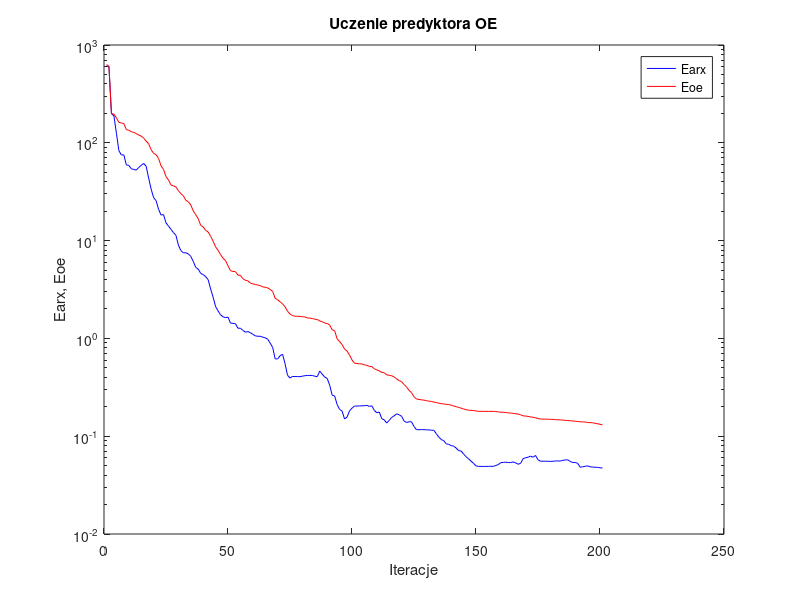
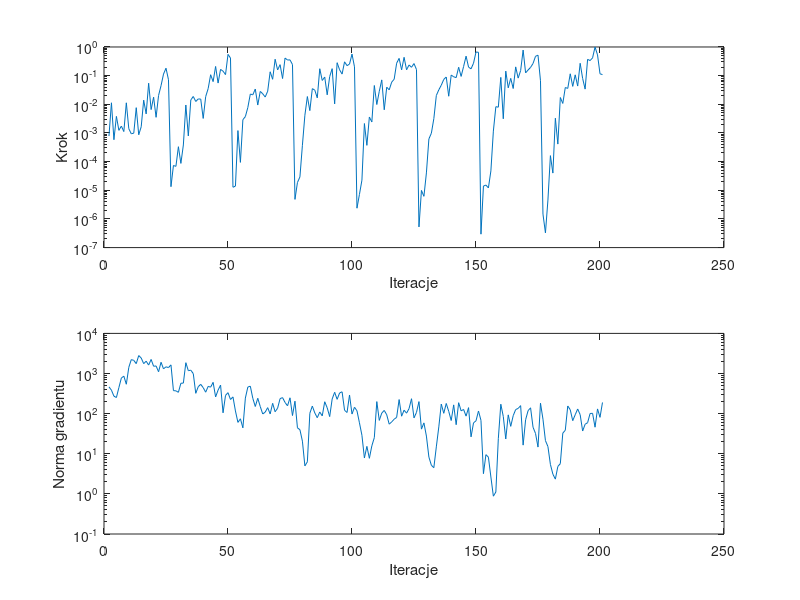

Here is the MATLAB script that generated these plots, in order:
%uczenie predyktora oe
clear all;
n=0; farx(n+1)=6.101389e+002; foe(n+1)=6.281587e+002; wspucz(n+1)=0.000000e+000; ng(n+1)=0.000000e+000;
%odnowa zmiennej metryki
n=1; farx(n+1)=5.955887e+002; foe(n+1)=6.098577e+002; krok(n+1)=7.821151e-004; ng(n+1)=4.650874e+002;
n=2; farx(n+1)=1.995141e+002; foe(n+1)=1.986542e+002; krok(n+1)=1.129495e-002; ng(n+1)=3.842457e+002;
n=3; farx(n+1)=1.885160e+002; foe(n+1)=1.964497e+002; krok(n+1)=5.812370e-004; ng(n+1)=2.725153e+002;
n=4; farx(n+1)=1.254254e+002; foe(n+1)=1.799163e+002; krok(n+1)=3.792794e-003; ng(n+1)=2.521905e+002;
n=5; farx(n+1)=8.311035e+001; foe(n+1)=1.618567e+002; krok(n+1)=1.233983e-003; ng(n+1)=4.464781e+002;
n=6; farx(n+1)=7.506156e+001; foe(n+1)=1.594174e+002; krok(n+1)=1.736904e-003; ng(n+1)=7.728050e+002;
n=7; farx(n+1)=7.524685e+001; foe(n+1)=1.572089e+002; krok(n+1)=1.118600e-003; ng(n+1)=8.587676e+002;
n=8; farx(n+1)=5.940064e+001; foe(n+1)=1.362604e+002; krok(n+1)=1.127264e-002; ng(n+1)=5.403895e+002;
n=9; farx(n+1)=5.870531e+001; foe(n+1)=1.344088e+002; krok(n+1)=1.406933e-003; ng(n+1)=1.426329e+003;
n=10; farx(n+1)=5.432310e+001; foe(n+1)=1.296741e+002; krok(n+1)=9.352282e-004; ng(n+1)=2.220074e+003;
n=11; farx(n+1)=5.341307e+001; foe(n+1)=1.276566e+002; krok(n+1)=9.841895e-004; ng(n+1)=2.127903e+003;
n=12; farx(n+1)=5.257047e+001; foe(n+1)=1.244180e+002; krok(n+1)=7.626318e-003; ng(n+1)=1.762211e+003;
n=13; farx(n+1)=5.596244e+001; foe(n+1)=1.197817e+002; krok(n+1)=8.651099e-004; ng(n+1)=2.801071e+003;
n=14; farx(n+1)=5.885885e+001; foe(n+1)=1.172409e+002; krok(n+1)=1.643206e-003; ng(n+1)=2.437780e+003;
n=15; farx(n+1)=6.148572e+001; foe(n+1)=1.115488e+002; krok(n+1)=1.394089e-002; ng(n+1)=1.761808e+003;
n=16; farx(n+1)=5.755312e+001; foe(n+1)=1.041474e+002; krok(n+1)=4.620452e-003; ng(n+1)=2.030122e+003;
n=17; farx(n+1)=4.363946e+001; foe(n+1)=9.787907e+001; krok(n+1)=5.440189e-002; ng(n+1)=1.624622e+003;
n=18; farx(n+1)=3.368944e+001; foe(n+1)=8.503881e+001; krok(n+1)=6.543079e-003; ng(n+1)=2.243284e+003;
n=19; farx(n+1)=2.749585e+001; foe(n+1)=7.801266e+001; krok(n+1)=1.771116e-002; ng(n+1)=1.517305e+003;
n=20; farx(n+1)=2.563597e+001; foe(n+1)=7.549078e+001; krok(n+1)=3.516052e-003; ng(n+1)=1.542508e+003;
n=21; farx(n+1)=2.091306e+001; foe(n+1)=6.921337e+001; krok(n+1)=2.034902e-002; ng(n+1)=1.106537e+003;
n=22; farx(n+1)=1.825261e+001; foe(n+1)=5.815396e+001; krok(n+1)=4.486659e-002; ng(n+1)=1.906978e+003;
n=23; farx(n+1)=1.846493e+001; foe(n+1)=5.352662e+001; krok(n+1)=1.136129e-001; ng(n+1)=1.306403e+003;
n=24; farx(n+1)=1.519222e+001; foe(n+1)=4.511330e+001; krok(n+1)=1.818254e-001; ng(n+1)=1.470600e+003;
n=25; farx(n+1)=1.407947e+001; foe(n+1)=4.176279e+001; krok(n+1)=7.204068e-002; ng(n+1)=1.403328e+003;
%odnowa zmiennej metryki
n=26; farx(n+1)=1.304445e+001; foe(n+1)=3.710003e+001; krok(n+1)=1.334530e-005; ng(n+1)=1.641849e+003;
n=27; farx(n+1)=1.207100e+001; foe(n+1)=3.626584e+001; krok(n+1)=7.324517e-005; ng(n+1)=3.744481e+002;
n=28; farx(n+1)=1.134046e+001; foe(n+1)=3.542295e+001; krok(n+1)=6.836820e-005; ng(n+1)=3.702585e+002;
n=29; farx(n+1)=8.987435e+000; foe(n+1)=3.230477e+001; krok(n+1)=3.314503e-004; ng(n+1)=3.401499e+002;
n=30; farx(n+1)=7.904714e+000; foe(n+1)=3.020716e+001; krok(n+1)=8.669030e-005; ng(n+1)=5.716821e+002;
n=31; farx(n+1)=7.488138e+000; foe(n+1)=2.870581e+001; krok(n+1)=3.812868e-004; ng(n+1)=5.772149e+002;
n=32; farx(n+1)=7.519543e+000; foe(n+1)=2.582930e+001; krok(n+1)=9.447410e-003; ng(n+1)=1.861251e+003;
n=33; farx(n+1)=7.313262e+000; foe(n+1)=2.492779e+001; krok(n+1)=7.878882e-004; ng(n+1)=1.175723e+003;
n=34; farx(n+1)=6.898242e+000; foe(n+1)=2.313387e+001; krok(n+1)=1.420161e-002; ng(n+1)=1.210667e+003;
n=35; farx(n+1)=6.120467e+000; foe(n+1)=2.009463e+001; krok(n+1)=1.873553e-002; ng(n+1)=9.931412e+002;
n=36; farx(n+1)=5.318275e+000; foe(n+1)=1.837596e+001; krok(n+1)=1.254679e-002; ng(n+1)=3.209801e+002;
n=37; farx(n+1)=5.111288e+000; foe(n+1)=1.676233e+001; krok(n+1)=1.540553e-002; ng(n+1)=4.694620e+002;
n=38; farx(n+1)=4.618046e+000; foe(n+1)=1.430707e+001; krok(n+1)=1.519863e-002; ng(n+1)=5.380724e+002;
n=39; farx(n+1)=4.496171e+000; foe(n+1)=1.379678e+001; krok(n+1)=3.212655e-003; ng(n+1)=4.441001e+002;
n=40; farx(n+1)=4.274900e+000; foe(n+1)=1.274126e+001; krok(n+1)=1.856024e-002; ng(n+1)=3.424379e+002;
n=41; farx(n+1)=3.986911e+000; foe(n+1)=1.223850e+001; krok(n+1)=3.535818e-002; ng(n+1)=4.777339e+002;
n=42; farx(n+1)=3.197194e+000; foe(n+1)=1.106780e+001; krok(n+1)=1.076512e-001; ng(n+1)=4.571952e+002;
n=43; farx(n+1)=2.637949e+000; foe(n+1)=9.845184e+000; krok(n+1)=6.189726e-002; ng(n+1)=6.022242e+002;
n=44; farx(n+1)=2.111384e+000; foe(n+1)=8.635501e+000; krok(n+1)=2.093785e-001; ng(n+1)=2.613517e+002;
n=45; farx(n+1)=1.909312e+000; foe(n+1)=7.945363e+000; krok(n+1)=5.507794e-002; ng(n+1)=3.854090e+002;
n=46; farx(n+1)=1.741357e+000; foe(n+1)=7.196859e+000; krok(n+1)=1.653712e-001; ng(n+1)=5.143891e+002;
n=47; farx(n+1)=1.664208e+000; foe(n+1)=6.597838e+000; krok(n+1)=1.433103e-001; ng(n+1)=1.048277e+002;
n=48; farx(n+1)=1.628056e+000; foe(n+1)=6.254317e+000; krok(n+1)=1.088038e-001; ng(n+1)=2.849467e+002;
n=49; farx(n+1)=1.652676e+000; foe(n+1)=5.525276e+000; krok(n+1)=5.520515e-001; ng(n+1)=3.331964e+002;
n=50; farx(n+1)=1.433675e+000; foe(n+1)=4.927491e+000; krok(n+1)=4.112198e-001; ng(n+1)=2.253096e+002;
%odnowa zmiennej metryki
n=51; farx(n+1)=1.425230e+000; foe(n+1)=4.837158e+000; krok(n+1)=1.275150e-005; ng(n+1)=2.612795e+002;
n=52; farx(n+1)=1.413081e+000; foe(n+1)=4.815965e+000; krok(n+1)=1.400116e-005; ng(n+1)=1.165343e+002;
n=53; farx(n+1)=1.270706e+000; foe(n+1)=4.443058e+000; krok(n+1)=1.211265e-003; ng(n+1)=6.053774e+001;
n=54; farx(n+1)=1.270571e+000; foe(n+1)=4.411408e+000; krok(n+1)=9.411109e-005; ng(n+1)=7.443293e+001;
n=55; farx(n+1)=1.208686e+000; foe(n+1)=4.083621e+000; krok(n+1)=2.914778e-003; ng(n+1)=4.424530e+001;
n=56; farx(n+1)=1.157815e+000; foe(n+1)=3.929416e+000; krok(n+1)=3.715831e-003; ng(n+1)=2.441372e+002;
n=57; farx(n+1)=1.175310e+000; foe(n+1)=3.878650e+000; krok(n+1)=7.767283e-003; ng(n+1)=4.600728e+002;
n=58; farx(n+1)=1.145164e+000; foe(n+1)=3.681167e+000; krok(n+1)=2.284436e-002; ng(n+1)=4.832404e+002;
n=59; farx(n+1)=1.101580e+000; foe(n+1)=3.616546e+000; krok(n+1)=2.138537e-002; ng(n+1)=2.410557e+002;
n=60; farx(n+1)=1.061584e+000; foe(n+1)=3.552398e+000; krok(n+1)=3.411686e-002; ng(n+1)=1.507195e+002;
n=61; farx(n+1)=1.051415e+000; foe(n+1)=3.514593e+000; krok(n+1)=9.424758e-003; ng(n+1)=2.416524e+002;
n=62; farx(n+1)=1.051695e+000; foe(n+1)=3.462618e+000; krok(n+1)=2.811708e-002; ng(n+1)=1.508460e+002;
n=63; farx(n+1)=1.030450e+000; foe(n+1)=3.367763e+000; krok(n+1)=2.331822e-002; ng(n+1)=9.799913e+001;
n=64; farx(n+1)=1.013802e+000; foe(n+1)=3.330233e+000; krok(n+1)=1.791379e-002; ng(n+1)=1.090845e+002;
n=65; farx(n+1)=9.820952e-001; foe(n+1)=3.282879e+000; krok(n+1)=2.867438e-002; ng(n+1)=1.410572e+002;
n=66; farx(n+1)=8.958797e-001; foe(n+1)=3.164788e+000; krok(n+1)=1.364675e-001; ng(n+1)=9.818940e+001;
n=67; farx(n+1)=8.101331e-001; foe(n+1)=3.027223e+000; krok(n+1)=7.453607e-002; ng(n+1)=1.808293e+002;
n=68; farx(n+1)=6.197345e-001; foe(n+1)=2.579392e+000; krok(n+1)=3.735325e-001; ng(n+1)=1.114516e+002;
n=69; farx(n+1)=6.157535e-001; foe(n+1)=2.480465e+000; krok(n+1)=1.582278e-001; ng(n+1)=1.365119e+002;
n=70; farx(n+1)=6.657448e-001; foe(n+1)=2.367608e+000; krok(n+1)=2.418297e-001; ng(n+1)=2.368896e+002;
n=71; farx(n+1)=6.884326e-001; foe(n+1)=2.257614e+000; krok(n+1)=7.923274e-002; ng(n+1)=2.505514e+002;
n=72; farx(n+1)=5.518094e-001; foe(n+1)=2.106709e+000; krok(n+1)=4.112198e-001; ng(n+1)=1.898573e+002;
n=73; farx(n+1)=4.198804e-001; foe(n+1)=1.898594e+000; krok(n+1)=3.505976e-001; ng(n+1)=1.566888e+002;
n=74; farx(n+1)=3.933998e-001; foe(n+1)=1.776109e+000; krok(n+1)=3.550835e-001; ng(n+1)=2.482174e+002;
n=75; farx(n+1)=4.079699e-001; foe(n+1)=1.712130e+000; krok(n+1)=2.436225e-001; ng(n+1)=8.957378e+001;
%odnowa zmiennej metryki
n=76; farx(n+1)=4.073622e-001; foe(n+1)=1.685943e+000; krok(n+1)=4.811020e-006; ng(n+1)=2.043806e+002;
n=77; farx(n+1)=4.071424e-001; foe(n+1)=1.682827e+000; krok(n+1)=1.865637e-005; ng(n+1)=4.428059e+001;
n=78; farx(n+1)=4.062632e-001; foe(n+1)=1.678502e+000; krok(n+1)=2.928436e-005; ng(n+1)=3.974540e+001;
n=79; farx(n+1)=4.109170e-001; foe(n+1)=1.665556e+000; krok(n+1)=3.716872e-004; ng(n+1)=2.062804e+001;
n=80; farx(n+1)=4.156959e-001; foe(n+1)=1.658263e+000; krok(n+1)=4.150044e-003; ng(n+1)=4.984868e+000;
n=81; farx(n+1)=4.179295e-001; foe(n+1)=1.620681e+000; krok(n+1)=1.865271e-002; ng(n+1)=6.304913e+000;
n=82; farx(n+1)=4.182735e-001; foe(n+1)=1.611974e+000; krok(n+1)=6.026360e-003; ng(n+1)=1.022768e+002;
n=83; farx(n+1)=4.180236e-001; foe(n+1)=1.597285e+000; krok(n+1)=3.522595e-002; ng(n+1)=1.544579e+002;
n=84; farx(n+1)=4.102754e-001; foe(n+1)=1.571194e+000; krok(n+1)=3.111172e-002; ng(n+1)=1.040219e+002;
n=85; farx(n+1)=4.063567e-001; foe(n+1)=1.561144e+000; krok(n+1)=1.675011e-002; ng(n+1)=7.928774e+001;
n=86; farx(n+1)=4.638858e-001; foe(n+1)=1.505527e+000; krok(n+1)=1.742650e-001; ng(n+1)=1.100334e+002;
n=87; farx(n+1)=4.302148e-001; foe(n+1)=1.484218e+000; krok(n+1)=6.789298e-002; ng(n+1)=8.781186e+001;
n=88; farx(n+1)=4.023090e-001; foe(n+1)=1.434915e+000; krok(n+1)=8.892157e-002; ng(n+1)=1.980106e+002;
n=89; farx(n+1)=3.899310e-001; foe(n+1)=1.421341e+000; krok(n+1)=2.142359e-002; ng(n+1)=1.397407e+002;
n=90; farx(n+1)=3.323291e-001; foe(n+1)=1.368719e+000; krok(n+1)=9.267410e-002; ng(n+1)=8.435973e+001;
n=91; farx(n+1)=2.628999e-001; foe(n+1)=1.227834e+000; krok(n+1)=1.752988e-001; ng(n+1)=2.313241e+002;
n=92; farx(n+1)=2.578742e-001; foe(n+1)=1.197729e+000; krok(n+1)=1.034736e-002; ng(n+1)=3.409383e+002;
n=93; farx(n+1)=2.105817e-001; foe(n+1)=9.898213e-001; krok(n+1)=2.828655e-001; ng(n+1)=2.271402e+002;
n=94; farx(n+1)=1.879780e-001; foe(n+1)=9.278315e-001; krok(n+1)=1.600146e-001; ng(n+1)=3.274764e+002;
n=95; farx(n+1)=1.806782e-001; foe(n+1)=8.650937e-001; krok(n+1)=1.134226e-001; ng(n+1)=3.503785e+002;
n=96; farx(n+1)=1.498881e-001; foe(n+1)=7.777280e-001; krok(n+1)=3.038513e-001; ng(n+1)=1.210207e+002;
n=97; farx(n+1)=1.569391e-001; foe(n+1)=7.428707e-001; krok(n+1)=2.230542e-001; ng(n+1)=1.068619e+002;
n=98; farx(n+1)=1.816397e-001; foe(n+1)=6.763785e-001; krok(n+1)=2.543102e-001; ng(n+1)=2.915307e+002;
n=99; farx(n+1)=1.934003e-001; foe(n+1)=6.024809e-001; krok(n+1)=5.657309e-001; ng(n+1)=9.770417e+001;
n=100; farx(n+1)=2.034326e-001; foe(n+1)=5.574724e-001; krok(n+1)=2.031949e-001; ng(n+1)=1.443066e+002;
%odnowa zmiennej metryki
n=101; farx(n+1)=2.034814e-001; foe(n+1)=5.528883e-001; krok(n+1)=2.369905e-006; ng(n+1)=1.179726e+002;
n=102; farx(n+1)=2.038639e-001; foe(n+1)=5.502809e-001; krok(n+1)=7.172631e-006; ng(n+1)=5.910717e+001;
n=103; farx(n+1)=2.044766e-001; foe(n+1)=5.484452e-001; krok(n+1)=2.253084e-005; ng(n+1)=2.891743e+001;
n=104; farx(n+1)=2.051196e-001; foe(n+1)=5.363753e-001; krok(n+1)=2.133311e-003; ng(n+1)=7.841508e+000;
n=105; farx(n+1)=2.068786e-001; foe(n+1)=5.301412e-001; krok(n+1)=3.697205e-004; ng(n+1)=1.528375e+001;
n=106; farx(n+1)=2.017425e-001; foe(n+1)=5.177853e-001; krok(n+1)=3.595838e-003; ng(n+1)=7.701183e+000;
n=107; farx(n+1)=2.044397e-001; foe(n+1)=5.149878e-001; krok(n+1)=2.420827e-003; ng(n+1)=1.577130e+001;
n=108; farx(n+1)=1.834672e-001; foe(n+1)=4.881863e-001; krok(n+1)=4.530245e-002; ng(n+1)=2.525567e+001;
n=109; farx(n+1)=1.738001e-001; foe(n+1)=4.765649e-001; krok(n+1)=9.824309e-003; ng(n+1)=1.994993e+002;
n=110; farx(n+1)=1.765107e-001; foe(n+1)=4.653669e-001; krok(n+1)=2.847182e-002; ng(n+1)=6.784708e+001;
n=111; farx(n+1)=1.510622e-001; foe(n+1)=4.496734e-001; krok(n+1)=7.113068e-002; ng(n+1)=1.032654e+002;
n=112; farx(n+1)=1.469848e-001; foe(n+1)=4.449607e-001; krok(n+1)=6.450159e-003; ng(n+1)=1.203007e+002;
n=113; farx(n+1)=1.361563e-001; foe(n+1)=4.246018e-001; krok(n+1)=3.955518e-002; ng(n+1)=9.370378e+001;
n=114; farx(n+1)=1.451615e-001; foe(n+1)=4.191732e-001; krok(n+1)=3.192743e-002; ng(n+1)=5.464482e+001;
n=115; farx(n+1)=1.555003e-001; foe(n+1)=4.151469e-001; krok(n+1)=5.927401e-002; ng(n+1)=6.228143e+001;
n=116; farx(n+1)=1.615871e-001; foe(n+1)=4.038677e-001; krok(n+1)=7.485385e-002; ng(n+1)=7.264652e+001;
n=117; farx(n+1)=1.692781e-001; foe(n+1)=3.848640e-001; krok(n+1)=2.715651e-001; ng(n+1)=8.062098e+001;
n=118; farx(n+1)=1.657555e-001; foe(n+1)=3.701374e-001; krok(n+1)=4.004429e-001; ng(n+1)=2.243248e+002;
n=119; farx(n+1)=1.596230e-001; foe(n+1)=3.609878e-001; krok(n+1)=1.592896e-001; ng(n+1)=8.634029e+001;
n=120; farx(n+1)=1.430046e-001; foe(n+1)=3.377306e-001; krok(n+1)=4.366686e-001; ng(n+1)=1.217581e+002;
n=121; farx(n+1)=1.381452e-001; foe(n+1)=3.177910e-001; krok(n+1)=1.600146e-001; ng(n+1)=1.026802e+002;
n=122; farx(n+1)=1.405675e-001; foe(n+1)=2.944413e-001; krok(n+1)=2.357265e-001; ng(n+1)=1.334038e+002;
n=123; farx(n+1)=1.403430e-001; foe(n+1)=2.787999e-001; krok(n+1)=1.958039e-001; ng(n+1)=2.354204e+002;
n=124; farx(n+1)=1.257370e-001; foe(n+1)=2.531008e-001; krok(n+1)=2.640676e-001; ng(n+1)=7.835542e+001;
n=125; farx(n+1)=1.165770e-001; foe(n+1)=2.399336e-001; krok(n+1)=1.634459e-001; ng(n+1)=1.073187e+002;
%odnowa zmiennej metryki
n=126; farx(n+1)=1.165530e-001; foe(n+1)=2.379149e-001; krok(n+1)=5.264774e-007; ng(n+1)=1.994942e+002;
n=127; farx(n+1)=1.167739e-001; foe(n+1)=2.355131e-001; krok(n+1)=9.888364e-006; ng(n+1)=4.115706e+001;
n=128; farx(n+1)=1.167503e-001; foe(n+1)=2.338258e-001; krok(n+1)=6.157404e-006; ng(n+1)=5.882661e+001;
n=129; farx(n+1)=1.161253e-001; foe(n+1)=2.311521e-001; krok(n+1)=4.037383e-005; ng(n+1)=2.761310e+001;
n=130; farx(n+1)=1.161254e-001; foe(n+1)=2.279250e-001; krok(n+1)=6.191918e-004; ng(n+1)=8.287361e+000;
n=131; farx(n+1)=1.150883e-001; foe(n+1)=2.268866e-001; krok(n+1)=9.769704e-004; ng(n+1)=5.176023e+000;
n=132; farx(n+1)=1.148829e-001; foe(n+1)=2.231162e-001; krok(n+1)=3.174920e-003; ng(n+1)=4.494943e+000;
n=133; farx(n+1)=1.060980e-001; foe(n+1)=2.211795e-001; krok(n+1)=2.025137e-002; ng(n+1)=1.485050e+001;
n=134; farx(n+1)=9.794007e-002; foe(n+1)=2.176304e-001; krok(n+1)=3.196395e-002; ng(n+1)=4.672335e+001;
n=135; farx(n+1)=9.255153e-002; foe(n+1)=2.150751e-001; krok(n+1)=4.641307e-002; ng(n+1)=1.730891e+002;
n=136; farx(n+1)=8.990424e-002; foe(n+1)=2.139053e-001; krok(n+1)=7.384818e-002; ng(n+1)=1.019633e+002;
n=137; farx(n+1)=8.362100e-002; foe(n+1)=2.117166e-001; krok(n+1)=8.973318e-002; ng(n+1)=1.792312e+002;
n=138; farx(n+1)=8.245372e-002; foe(n+1)=2.107547e-001; krok(n+1)=1.913246e-002; ng(n+1)=1.142228e+002;
n=139; farx(n+1)=8.009527e-002; foe(n+1)=2.073735e-001; krok(n+1)=1.047220e-001; ng(n+1)=6.741582e+001;
n=140; farx(n+1)=7.908272e-002; foe(n+1)=2.037166e-001; krok(n+1)=9.137743e-002; ng(n+1)=1.653244e+002;
n=141; farx(n+1)=7.563279e-002; foe(n+1)=2.006886e-001; krok(n+1)=8.512166e-002; ng(n+1)=5.300997e+001;
n=142; farx(n+1)=7.119272e-002; foe(n+1)=1.968110e-001; krok(n+1)=1.961845e-001; ng(n+1)=1.873586e+002;
n=143; farx(n+1)=7.061650e-002; foe(n+1)=1.937815e-001; krok(n+1)=9.406594e-002; ng(n+1)=1.175434e+002;
n=144; farx(n+1)=6.584868e-002; foe(n+1)=1.899215e-001; krok(n+1)=2.094296e-001; ng(n+1)=1.270085e+002;
n=145; farx(n+1)=6.160452e-002; foe(n+1)=1.867778e-001; krok(n+1)=4.787134e-001; ng(n+1)=8.657692e+001;
n=146; farx(n+1)=5.880994e-002; foe(n+1)=1.843616e-001; krok(n+1)=1.981883e-001; ng(n+1)=1.411187e+002;
n=147; farx(n+1)=5.558883e-002; foe(n+1)=1.838029e-001; krok(n+1)=1.728230e-001; ng(n+1)=2.638945e+001;
n=148; farx(n+1)=5.279153e-002; foe(n+1)=1.828971e-001; krok(n+1)=2.714701e-001; ng(n+1)=5.895616e+001;
n=149; farx(n+1)=4.978251e-002; foe(n+1)=1.812352e-001; krok(n+1)=6.674447e-001; ng(n+1)=6.620320e+001;
n=150; farx(n+1)=4.910878e-002; foe(n+1)=1.797462e-001; krok(n+1)=6.522451e-001; ng(n+1)=1.163295e+002;
%odnowa zmiennej metryki
n=151; farx(n+1)=4.910690e-002; foe(n+1)=1.796293e-001; krok(n+1)=2.940936e-007; ng(n+1)=6.802938e+001;
n=152; farx(n+1)=4.911112e-002; foe(n+1)=1.796144e-001; krok(n+1)=1.404611e-005; ng(n+1)=3.188959e+000;
n=153; farx(n+1)=4.912677e-002; foe(n+1)=1.795122e-001; krok(n+1)=1.519696e-005; ng(n+1)=9.498088e+000;
n=154; farx(n+1)=4.916414e-002; foe(n+1)=1.794306e-001; krok(n+1)=1.209447e-005; ng(n+1)=8.229889e+000;
n=155; farx(n+1)=4.919412e-002; foe(n+1)=1.794058e-001; krok(n+1)=4.738492e-005; ng(n+1)=2.642695e+000;
n=156; farx(n+1)=4.916735e-002; foe(n+1)=1.793497e-001; krok(n+1)=1.160015e-003; ng(n+1)=8.769294e-001;
n=157; farx(n+1)=5.023688e-002; foe(n+1)=1.786310e-001; krok(n+1)=8.252113e-003; ng(n+1)=1.111677e+000;
n=158; farx(n+1)=5.122614e-002; foe(n+1)=1.773129e-001; krok(n+1)=7.932207e-003; ng(n+1)=2.383494e+001;
n=159; farx(n+1)=5.367276e-002; foe(n+1)=1.758808e-001; krok(n+1)=8.693674e-002; ng(n+1)=1.717905e+002;
n=160; farx(n+1)=5.394316e-002; foe(n+1)=1.756059e-001; krok(n+1)=3.127439e-003; ng(n+1)=8.512432e+001;
n=161; farx(n+1)=5.426464e-002; foe(n+1)=1.746955e-001; krok(n+1)=1.439513e-001; ng(n+1)=2.335376e+001;
n=162; farx(n+1)=5.380414e-002; foe(n+1)=1.732700e-001; krok(n+1)=3.762076e-002; ng(n+1)=9.322471e+001;
n=163; farx(n+1)=5.377604e-002; foe(n+1)=1.722300e-001; krok(n+1)=8.035313e-002; ng(n+1)=4.821622e+001;
n=164; farx(n+1)=5.461755e-002; foe(n+1)=1.714830e-001; krok(n+1)=3.556534e-002; ng(n+1)=8.893130e+001;
n=165; farx(n+1)=5.333594e-002; foe(n+1)=1.693795e-001; krok(n+1)=2.022243e-001; ng(n+1)=1.265674e+002;
n=166; farx(n+1)=5.165660e-002; foe(n+1)=1.683039e-001; krok(n+1)=8.205256e-002; ng(n+1)=1.349645e+002;
n=167; farx(n+1)=5.284648e-002; foe(n+1)=1.655397e-001; krok(n+1)=1.505524e-001; ng(n+1)=1.583258e+002;
n=168; farx(n+1)=5.900749e-002; foe(n+1)=1.615793e-001; krok(n+1)=7.807902e-001; ng(n+1)=1.641584e+001;
n=169; farx(n+1)=6.020305e-002; foe(n+1)=1.606297e-001; krok(n+1)=1.250522e-001; ng(n+1)=7.036326e+001;
n=170; farx(n+1)=6.093540e-002; foe(n+1)=1.593882e-001; krok(n+1)=1.571889e-001; ng(n+1)=1.184536e+002;
n=171; farx(n+1)=6.259066e-002; foe(n+1)=1.574601e-001; krok(n+1)=1.940886e-001; ng(n+1)=1.397029e+002;
n=172; farx(n+1)=6.088947e-002; foe(n+1)=1.563811e-001; krok(n+1)=2.658374e-001; ng(n+1)=4.576394e+001;
n=173; farx(n+1)=6.353348e-002; foe(n+1)=1.542534e-001; krok(n+1)=4.735540e-001; ng(n+1)=3.208587e+001;
n=174; farx(n+1)=5.744127e-002; foe(n+1)=1.514031e-001; krok(n+1)=5.174513e-001; ng(n+1)=1.467129e+001;
n=175; farx(n+1)=5.550230e-002; foe(n+1)=1.499378e-001; krok(n+1)=6.640781e-002; ng(n+1)=1.821256e+002;
%odnowa zmiennej metryki
n=176; farx(n+1)=5.547738e-002; foe(n+1)=1.493633e-001; krok(n+1)=1.474473e-006; ng(n+1)=7.284492e+001;
n=177; farx(n+1)=5.547513e-002; foe(n+1)=1.493496e-001; krok(n+1)=3.265006e-007; ng(n+1)=2.126178e+001;
n=178; farx(n+1)=5.545292e-002; foe(n+1)=1.492510e-001; krok(n+1)=4.553884e-006; ng(n+1)=1.510873e+001;
n=179; farx(n+1)=5.532297e-002; foe(n+1)=1.487914e-001; krok(n+1)=1.616776e-004; ng(n+1)=5.425827e+000;
n=180; farx(n+1)=5.533993e-002; foe(n+1)=1.487645e-001; krok(n+1)=3.980988e-005; ng(n+1)=3.100329e+000;
n=181; farx(n+1)=5.585672e-002; foe(n+1)=1.476178e-001; krok(n+1)=3.272337e-003; ng(n+1)=2.331601e+000;
n=182; farx(n+1)=5.583937e-002; foe(n+1)=1.472792e-001; krok(n+1)=4.089425e-004; ng(n+1)=4.830297e+000;
n=183; farx(n+1)=5.574954e-002; foe(n+1)=1.468142e-001; krok(n+1)=1.725161e-002; ng(n+1)=5.667457e+000;
n=184; farx(n+1)=5.665055e-002; foe(n+1)=1.462234e-001; krok(n+1)=1.071441e-002; ng(n+1)=3.274152e+001;
n=185; farx(n+1)=5.719588e-002; foe(n+1)=1.450932e-001; krok(n+1)=3.852379e-002; ng(n+1)=3.839093e+001;
n=186; farx(n+1)=5.731929e-002; foe(n+1)=1.445600e-001; krok(n+1)=3.586741e-002; ng(n+1)=1.553861e+002;
n=187; farx(n+1)=5.522774e-002; foe(n+1)=1.438578e-001; krok(n+1)=1.160291e-001; ng(n+1)=1.249390e+002;
n=188; farx(n+1)=5.386780e-002; foe(n+1)=1.432844e-001; krok(n+1)=4.219480e-002; ng(n+1)=6.682669e+001;
n=189; farx(n+1)=5.390993e-002; foe(n+1)=1.420185e-001; krok(n+1)=1.067078e-001; ng(n+1)=9.375495e+001;
n=190; farx(n+1)=5.277240e-002; foe(n+1)=1.416722e-001; krok(n+1)=4.331299e-002; ng(n+1)=1.307771e+002;
n=191; farx(n+1)=4.817141e-002; foe(n+1)=1.404598e-001; krok(n+1)=2.701727e-001; ng(n+1)=9.419428e+001;
n=192; farx(n+1)=4.864577e-002; foe(n+1)=1.399959e-001; krok(n+1)=7.959957e-002; ng(n+1)=3.686607e+001;
n=193; farx(n+1)=4.921626e-002; foe(n+1)=1.397885e-001; krok(n+1)=3.388472e-002; ng(n+1)=5.436290e+001;
n=194; farx(n+1)=4.978702e-002; foe(n+1)=1.381504e-001; krok(n+1)=3.711420e-001; ng(n+1)=5.952981e+001;
n=195; farx(n+1)=4.870527e-002; foe(n+1)=1.377400e-001; krok(n+1)=3.355407e-001; ng(n+1)=1.007390e+002;
n=196; farx(n+1)=4.837470e-002; foe(n+1)=1.371284e-001; krok(n+1)=4.170483e-001; ng(n+1)=1.018849e+002;
n=197; farx(n+1)=4.814901e-002; foe(n+1)=1.356664e-001; krok(n+1)=9.955750e-001; ng(n+1)=4.592108e+001;
n=198; farx(n+1)=4.808006e-002; foe(n+1)=1.340782e-001; krok(n+1)=5.312625e-001; ng(n+1)=1.311261e+002;
n=199; farx(n+1)=4.751693e-002; foe(n+1)=1.322838e-001; krok(n+1)=1.158784e-001; ng(n+1)=8.078688e+001;
n=200; farx(n+1)=4.727802e-002; foe(n+1)=1.305519e-001; krok(n+1)=1.088405e-001; ng(n+1)=1.899272e+002;

figure; semilogy(farx,'b'); hold on; semilogy(foe,'r'); xlabel('Iteracje'); ylabel('Earx, Eoe'); legend('Earx','Eoe'); title('Uczenie predyktora OE');
figure; subplot(2,1,1); semilogy(krok); xlabel('Iteracje'); ylabel('Krok');
subplot(2,1,2); semilogy(ng); xlabel('Iteracje'); ylabel('Norma gradientu');
Earx=farx(n+1)
Eoe=foe(n+1)
